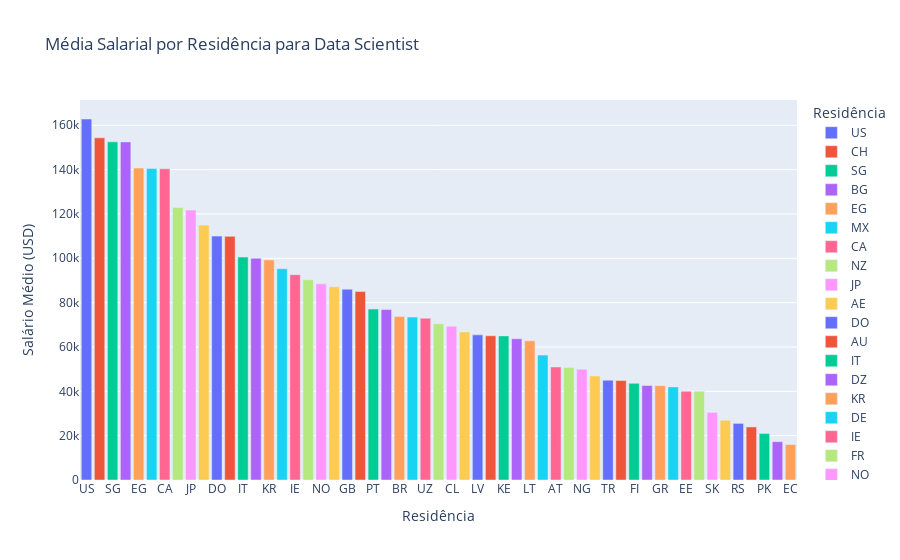

The notebook cell saved with this chart:
### Code cell
# Filtra apenas os cargos de Data Scientist
df_ds = df_limpo[df_limpo['cargo'].str.lower().str.contains('data scientist')]

# Calcula a média salarial por residência
media_residencia = df_ds.groupby('residencia')['usd'].mean().sort_values(ascending=False).reset_index()

import plotly.express as px

fig = px.bar(
    media_residencia,
    x='residencia',
    y='usd',
    title='Média Salarial por Residência para Data Scientist',
    labels={'residencia': 'Residência', 'usd': 'Salário Médio (USD)'},
    color='residencia'
)
fig.show()

### Figure 1 — Plotly figure (JSON) as saved in the notebook; plotly's stock layout.template omitted (floating-point values rounded to 4 significant figures)
{"data": [{"hovertemplate": "Residência=%{x}<br>Salário Médio (USD)=%{y}<extra></extra>", "legendgroup": "US", "marker": {"color": "#636efa", "pattern": {"shape": ""}}, "name": "US", "orientation": "v", "showlegend": true, "textposition": "auto", "type": "bar", "x": ["US"], "xaxis": "x", "y": [162800.0], "yaxis": "y"}, {"hovertemplate": "Residência=%{x}<br>Salário Médio (USD)=%{y}<extra></extra>", "legendgroup": "CH", "marker": {"color": "#EF553B", "pattern": {"shape": ""}}, "name": "CH", "orientation": "v", "showlegend": true, "textposition": "auto", "type": "bar", "x": ["CH"], "xaxis": "x", "y": [154300.0], "yaxis": "y"}, {"hovertemplate": "Residência=%{x}<br>Salário Médio (USD)=%{y}<extra></extra>", "legendgroup": "SG", "marker": {"color": "#00cc96", "pattern": {"shape": ""}}, "name": "SG", "orientation": "v", "showlegend": true, "textposition": "auto", "type": "bar", "x": ["SG"], "xaxis": "x", "y": [152500.0], "yaxis": "y"}, {"hovertemplate": "Residência=%{x}<br>Salário Médio (USD)=%{y}<extra></extra>", "legendgroup": "BG", "marker": {"color": "#ab63fa", "pattern": {"shape": ""}}, "name": "BG", "orientation": "v", "showlegend": true, "textposition": "auto", "type": "bar", "x": ["BG"], "xaxis": "x", "y": [152500.0], "yaxis": "y"}, {"hovertemplate": "Residência=%{x}<br>Salário Médio (USD)=%{y}<extra></extra>", "legendgroup": "EG", "marker": {"color": "#FFA15A", "pattern": {"shape": ""}}, "name": "EG", "orientation": "v", "showlegend": true, "textposition": "auto", "type": "bar", "x": ["EG"], "xaxis": "x", "y": [140700.0], "yaxis": "y"}, {"hovertemplate": "Residência=%{x}<br>Salário Médio (USD)=%{y}<extra></extra>", "legendgroup": "MX", "marker": {"color": "#19d3f3", "pattern": {"shape": ""}}, "name": "MX", "orientation": "v", "showlegend": true, "textposition": "auto", "type": "bar", "x": ["MX"], "xaxis": "x", "y": [140500.0], "yaxis": "y"}, {"hovertemplate": "Residência=%{x}<br>Salário Médio (USD)=%{y}<extra></extra>", "legendgroup": "CA", "marker": {"color": "#FF6692", "pattern": {"shape": ""}}, "name": "CA", "orientation": "v", "showlegend": true, "textposition": "auto", "type": "bar", "x": ["CA"], "xaxis": "x", "y": [140400.0], "yaxis": "y"}, {"hovertemplate": "Residência=%{x}<br>Salário Médio (USD)=%{y}<extra></extra>", "legendgroup": "NZ", "marker": {"color": "#B6E880", "pattern": {"shape": ""}}, "name": "NZ", "orientation": "v", "showlegend": true, "textposition": "auto", "type": "bar", "x": ["NZ"], "xaxis": "x", "y": [122900.0], "yaxis": "y"}, {"hovertemplate": "Residência=%{x}<br>Salário Médio (USD)=%{y}<extra></extra>", "legendgroup": "JP", "marker": {"color": "#FF97FF", "pattern": {"shape": ""}}, "name": "JP", "orientation": "v", "showlegend": true, "textposition": "auto", "type": "bar", "x": ["JP"], "xaxis": "x", "y": [121800.0], "yaxis": "y"}, {"hovertemplate": "Residência=%{x}<br>Salário Médio (USD)=%{y}<extra></extra>", "legendgroup": "AE", "marker": {"color": "#FECB52", "pattern": {"shape": ""}}, "name": "AE", "orientation": "v", "showlegend": true, "textposition": "auto", "type": "bar", "x": ["AE"], "xaxis": "x", "y": [115000.0], "yaxis": "y"}, {"hovertemplate": "Residência=%{x}<br>Salário Médio (USD)=%{y}<extra></extra>", "legendgroup": "DO", "marker": {"color": "#636efa", "pattern": {"shape": ""}}, "name": "DO", "orientation": "v", "showlegend": true, "textposition": "auto", "type": "bar", "x": ["DO"], "xaxis": "x", "y": [110000.0], "yaxis": "y"}, {"hovertemplate": "Residência=%{x}<br>Salário Médio (USD)=%{y}<extra></extra>", "legendgroup": "AU", "marker": {"color": "#EF553B", "pattern": {"shape": ""}}, "name": "AU", "orientation": "v", "showlegend": true, "textposition": "auto", "type": "bar", "x": ["AU"], "xaxis": "x", "y": [109900.0], "yaxis": "y"}, {"hovertemplate": "Residência=%{x}<br>Salário Médio (USD)=%{y}<extra></extra>", "legendgroup": "IT", "marker": {"color": "#00cc96", "pattern": {"shape": ""}}, "name": "IT", "orientation": "v", "showlegend": true, "textposition": "auto", "type": "bar", "x": ["IT"], "xaxis": "x", "y": [100500.0], "yaxis": "y"}, {"hovertemplate": "Residência=%{x}<br>Salário Médio (USD)=%{y}<extra></extra>", "legendgroup": "DZ", "marker": {"color": "#ab63fa", "pattern": {"shape": ""}}, "name": "DZ", "orientation": "v", "showlegend": true, "textposition": "auto", "type": "bar", "x": ["DZ"], "xaxis": "x", "y": [100000.0], "yaxis": "y"}, {"hovertemplate": "Residência=%{x}<br>Salário Médio (USD)=%{y}<extra></extra>", "legendgroup": "KR", "marker": {"color": "#FFA15A", "pattern": {"shape": ""}}, "name": "KR", "orientation": "v", "showlegend": true, "textposition": "auto", "type": "bar", "x": ["KR"], "xaxis": "x", "y": [99270.0], "yaxis": "y"}, {"hovertemplate": "Residência=%{x}<br>Salário Médio (USD)=%{y}<extra></extra>", "legendgroup": "DE", "marker": {"color": "#19d3f3", "pattern": {"shape": ""}}, "name": "DE", "orientation": "v", "showlegend": true, "textposition": "auto", "type": "bar", "x": ["DE"], "xaxis": "x", "y": [95320.0], "yaxis": "y"}, {"hovertemplate": "Residência=%{x}<br>Salário Médio (USD)=%{y}<extra></extra>", "legendgroup": "IE", "marker": {"color": "#FF6692", "pattern": {"shape": ""}}, "name": "IE", "orientation": "v", "showlegend": true, "textposition": "auto", "type": "bar", "x": ["IE"], "xaxis": "x", "y": [92610.0], "yaxis": "y"}, {"hovertemplate": "Residência=%{x}<br>Salário Médio (USD)=%{y}<extra></extra>", "legendgroup": "FR", "marker": {"color": "#B6E880", "pattern": {"shape": ""}}, "name": "FR", "orientation": "v", "showlegend": true, "textposition": "auto", "type": "bar", "x": ["FR"], "xaxis": "x", "y": [90340.0], "yaxis": "y"}, {"hovertemplate": "Residência=%{x}<br>Salário Médio (USD)=%{y}<extra></extra>", "legendgroup": "NO", "marker": {"color": "#FF97FF", "pattern": {"shape": ""}}, "name": "NO", "orientation": "v", "showlegend": true, "textposition": "auto", "type": "bar", "x": ["NO"], "xaxis": "x", "y": [88460.0], "yaxis": "y"}, {"hovertemplate": "Residência=%{x}<br>Salário Médio (USD)=%{y}<extra></extra>", "legendgroup": "SE", "marker": {"color": "#FECB52", "pattern": {"shape": ""}}, "name": "SE", "orientation": "v", "showlegend": true, "textposition": "auto", "type": "bar", "x": ["SE"], "xaxis": "x", "y": [87160.0], "yaxis": "y"}, {"hovertemplate": "Residência=%{x}<br>Salário Médio (USD)=%{y}<extra></extra>", "legendgroup": "GB", "marker": {"color": "#636efa", "pattern": {"shape": ""}}, "name": "GB", "orientation": "v", "showlegend": true, "textposition": "auto", "type": "bar", "x": ["GB"], "xaxis": "x", "y": [86070.0], "yaxis": "y"}, {"hovertemplate": "Residência=%{x}<br>Salário Médio (USD)=%{y}<extra></extra>", "legendgroup": "UA", "marker": {"color": "#EF553B", "pattern": {"shape": ""}}, "name": "UA", "orientation": "v", "showlegend": true, "textposition": "auto", "type": "bar", "x": ["UA"], "xaxis": "x", "y": [85000.0], "yaxis": "y"}, {"hovertemplate": "Residência=%{x}<br>Salário Médio (USD)=%{y}<extra></extra>", "legendgroup": "PT", "marker": {"color": "#00cc96", "pattern": {"shape": ""}}, "name": "PT", "orientation": "v", "showlegend": true, "textposition": "auto", "type": "bar", "x": ["PT"], "xaxis": "x", "y": [77100.0], "yaxis": "y"}, {"hovertemplate": "Residência=%{x}<br>Salário Médio (USD)=%{y}<extra></extra>", "legendgroup": "PH", "marker": {"color": "#ab63fa", "pattern": {"shape": ""}}, "name": "PH", "orientation": "v", "showlegend": true, "textposition": "auto", "type": "bar", "x": ["PH"], "xaxis": "x", "y": [76860.0], "yaxis": "y"}, {"hovertemplate": "Residência=%{x}<br>Salário Médio (USD)=%{y}<extra></extra>", "legendgroup": "BR", "marker": {"color": "#FFA15A", "pattern": {"shape": ""}}, "name": "BR", "orientation": "v", "showlegend": true, "textposition": "auto", "type": "bar", "x": ["BR"], "xaxis": "x", "y": [73720.0], "yaxis": "y"}, {"hovertemplate": "Residência=%{x}<br>Salário Médio (USD)=%{y}<extra></extra>", "legendgroup": "PL", "marker": {"color": "#19d3f3", "pattern": {"shape": ""}}, "name": "PL", "orientation": "v", "showlegend": true, "textposition": "auto", "type": "bar", "x": ["PL"], "xaxis": "x", "y": [73470.0], "yaxis": "y"}, {"hovertemplate": "Residência=%{x}<br>Salário Médio (USD)=%{y}<extra></extra>", "legendgroup": "UZ", "marker": {"color": "#FF6692", "pattern": {"shape": ""}}, "name": "UZ", "orientation": "v", "showlegend": true, "textposition": "auto", "type": "bar", "x": ["UZ"], "xaxis": "x", "y": [73000.0], "yaxis": "y"}, {"hovertemplate": "Residência=%{x}<br>Salário Médio (USD)=%{y}<extra></extra>", "legendgroup": "NL", "marker": {"color": "#B6E880", "pattern": {"shape": ""}}, "name": "NL", "orientation": "v", "showlegend": true, "textposition": "auto", "type": "bar", "x": ["NL"], "xaxis": "x", "y": [70510.0], "yaxis": "y"}, {"hovertemplate": "Residência=%{x}<br>Salário Médio (USD)=%{y}<extra></extra>", "legendgroup": "CL", "marker": {"color": "#FF97FF", "pattern": {"shape": ""}}, "name": "CL", "orientation": "v", "showlegend": true, "textposition": "auto", "type": "bar", "x": ["CL"], "xaxis": "x", "y": [69350.0], "yaxis": "y"}, {"hovertemplate": "Residência=%{x}<br>Salário Médio (USD)=%{y}<extra></extra>", "legendgroup": "BE", "marker": {"color": "#FECB52", "pattern": {"shape": ""}}, "name": "BE", "orientation": "v", "showlegend": true, "textposition": "auto", "type": "bar", "x": ["BE"], "xaxis": "x", "y": [66790.0], "yaxis": "y"}, {"hovertemplate": "Residência=%{x}<br>Salário Médio (USD)=%{y}<extra></extra>", "legendgroup": "LV", "marker": {"color": "#636efa", "pattern": {"shape": ""}}, "name": "LV", "orientation": "v", "showlegend": true, "textposition": "auto", "type": "bar", "x": ["LV"], "xaxis": "x", "y": [65460.0], "yaxis": "y"}, {"hovertemplate": "Residência=%{x}<br>Salário Médio (USD)=%{y}<extra></extra>", "legendgroup": "HK", "marker": {"color": "#EF553B", "pattern": {"shape": ""}}, "name": "HK", "orientation": "v", "showlegend": true, "textposition": "auto", "type": "bar", "x": ["HK"], "xaxis": "x", "y": [65060.0], "yaxis": "y"}, {"hovertemplate": "Residência=%{x}<br>Salário Médio (USD)=%{y}<extra></extra>", "legendgroup": "KE", "marker": {"color": "#00cc96", "pattern": {"shape": ""}}, "name": "KE", "orientation": "v", "showlegend": true, "textposition": "auto", "type": "bar", "x": ["KE"], "xaxis": "x", "y": [65000.0], "yaxis": "y"}, {"hovertemplate": "Residência=%{x}<br>Salário Médio (USD)=%{y}<extra></extra>", "legendgroup": "CY", "marker": {"color": "#ab63fa", "pattern": {"shape": ""}}, "name": "CY", "orientation": "v", "showlegend": true, "textposition": "auto", "type": "bar", "x": ["CY"], "xaxis": "x", "y": [63700.0], "yaxis": "y"}, {"hovertemplate": "Residência=%{x}<br>Salário Médio (USD)=%{y}<extra></extra>", "legendgroup": "LT", "marker": {"color": "#FFA15A", "pattern": {"shape": ""}}, "name": "LT", "orientation": "v", "showlegend": true, "textposition": "auto", "type": "bar", "x": ["LT"], "xaxis": "x", "y": [62760.0], "yaxis": "y"}, {"hovertemplate": "Residência=%{x}<br>Salário Médio (USD)=%{y}<extra></extra>", "legendgroup": "RU", "marker": {"color": "#19d3f3", "pattern": {"shape": ""}}, "name": "RU", "orientation": "v", "showlegend": true, "textposition": "auto", "type": "bar", "x": ["RU"], "xaxis": "x", "y": [56330.0], "yaxis": "y"}, {"hovertemplate": "Residência=%{x}<br>Salário Médio (USD)=%{y}<extra></extra>", "legendgroup": "AT", "marker": {"color": "#FF6692", "pattern": {"shape": ""}}, "name": "AT", "orientation": "v", "showlegend": true, "textposition": "auto", "type": "bar", "x": ["AT"], "xaxis": "x", "y": [50980.0], "yaxis": "y"}, {"hovertemplate": "Residência=%{x}<br>Salário Médio (USD)=%{y}<extra></extra>", "legendgroup": "AD", "marker": {"color": "#B6E880", "pattern": {"shape": ""}}, "name": "AD", "orientation": "v", "showlegend": true, "textposition": "auto", "type": "bar", "x": ["AD"], "xaxis": "x", "y": [50740.0], "yaxis": "y"}, {"hovertemplate": "Residência=%{x}<br>Salário Médio (USD)=%{y}<extra></extra>", "legendgroup": "NG", "marker": {"color": "#FF97FF", "pattern": {"shape": ""}}, "name": "NG", "orientation": "v", "showlegend": true, "textposition": "auto", "type": "bar", "x": ["NG"], "xaxis": "x", "y": [50000.0], "yaxis": "y"}, {"hovertemplate": "Residência=%{x}<br>Salário Médio (USD)=%{y}<extra></extra>", "legendgroup": "ES", "marker": {"color": "#FECB52", "pattern": {"shape": ""}}, "name": "ES", "orientation": "v", "showlegend": true, "textposition": "auto", "type": "bar", "x": ["ES"], "xaxis": "x", "y": [46930.0], "yaxis": "y"}, {"hovertemplate": "Residência=%{x}<br>Salário Médio (USD)=%{y}<extra></extra>", "legendgroup": "TR", "marker": {"color": "#636efa", "pattern": {"shape": ""}}, "name": "TR", "orientation": "v", "showlegend": true, "textposition": "auto", "type": "bar", "x": ["TR"], "xaxis": "x", "y": [45020.0], "yaxis": "y"}, {"hovertemplate": "Residência=%{x}<br>Salário Médio (USD)=%{y}<extra></extra>", "legendgroup": "ZA", "marker": {"color": "#EF553B", "pattern": {"shape": ""}}, "name": "ZA", "orientation": "v", "showlegend": true, "textposition": "auto", "type": "bar", "x": ["ZA"], "xaxis": "x", "y": [44870.0], "yaxis": "y"}, {"hovertemplate": "Residência=%{x}<br>Salário Médio (USD)=%{y}<extra></extra>", "legendgroup": "FI", "marker": {"color": "#00cc96", "pattern": {"shape": ""}}, "name": "FI", "orientation": "v", "showlegend": true, "textposition": "auto", "type": "bar", "x": ["FI"], "xaxis": "x", "y": [43610.0], "yaxis": "y"}, {"hovertemplate": "Residência=%{x}<br>Salário Médio (USD)=%{y}<extra></extra>", "legendgroup": "IN", "marker": {"color": "#ab63fa", "pattern": {"shape": ""}}, "name": "IN", "orientation": "v", "showlegend": true, "textposition": "auto", "type": "bar", "x": ["IN"], "xaxis": "x", "y": [42640.0], "yaxis": "y"}, {"hovertemplate": "Residência=%{x}<br>Salário Médio (USD)=%{y}<extra></extra>", "legendgroup": "GR", "marker": {"color": "#FFA15A", "pattern": {"shape": ""}}, "name": "GR", "orientation": "v", "showlegend": true, "textposition": "auto", "type": "bar", "x": ["GR"], "xaxis": "x", "y": [42540.0], "yaxis": "y"}, {"hovertemplate": "Residência=%{x}<br>Salário Médio (USD)=%{y}<extra></extra>", "legendgroup": "AR", "marker": {"color": "#19d3f3", "pattern": {"shape": ""}}, "name": "AR", "orientation": "v", "showlegend": true, "textposition": "auto", "type": "bar", "x": ["AR"], "xaxis": "x", "y": [42000.0], "yaxis": "y"}, {"hovertemplate": "Residência=%{x}<br>Salário Médio (USD)=%{y}<extra></extra>", "legendgroup": "EE", "marker": {"color": "#FF6692", "pattern": {"shape": ""}}, "name": "EE", "orientation": "v", "showlegend": true, "textposition": "auto", "type": "bar", "x": ["EE"], "xaxis": "x", "y": [40000.0], "yaxis": "y"}, {"hovertemplate": "Residência=%{x}<br>Salário Médio (USD)=%{y}<extra></extra>", "legendgroup": "RO", "marker": {"color": "#B6E880", "pattern": {"shape": ""}}, "name": "RO", "orientation": "v", "showlegend": true, "textposition": "auto", "type": "bar", "x": ["RO"], "xaxis": "x", "y": [39990.0], "yaxis": "y"}, {"hovertemplate": "Residência=%{x}<br>Salário Médio (USD)=%{y}<extra></extra>", "legendgroup": "SK", "marker": {"color": "#FF97FF", "pattern": {"shape": ""}}, "name": "SK", "orientation": "v", "showlegend": true, "textposition": "auto", "type": "bar", "x": ["SK"], "xaxis": "x", "y": [30520.0], "yaxis": "y"}, {"hovertemplate": "Residência=%{x}<br>Salário Médio (USD)=%{y}<extra></extra>", "legendgroup": "TH", "marker": {"color": "#FECB52", "pattern": {"shape": ""}}, "name": "TH", "orientation": "v", "showlegend": true, "textposition": "auto", "type": "bar", "x": ["TH"], "xaxis": "x", "y": [26960.0], "yaxis": "y"}, {"hovertemplate": "Residência=%{x}<br>Salário Médio (USD)=%{y}<extra></extra>", "legendgroup": "RS", "marker": {"color": "#636efa", "pattern": {"shape": ""}}, "name": "RS", "orientation": "v", "showlegend": true, "textposition": "auto", "type": "bar", "x": ["RS"], "xaxis": "x", "y": [25530.0], "yaxis": "y"}, {"hovertemplate": "Residência=%{x}<br>Salário Médio (USD)=%{y}<extra></extra>", "legendgroup": "HU", "marker": {"color": "#EF553B", "pattern": {"shape": ""}}, "name": "HU", "orientation": "v", "showlegend": true, "textposition": "auto", "type": "bar", "x": ["HU"], "xaxis": "x", "y": [23940.0], "yaxis": "y"}, {"hovertemplate": "Residência=%{x}<br>Salário Médio (USD)=%{y}<extra></extra>", "legendgroup": "PK", "marker": {"color": "#00cc96", "pattern": {"shape": ""}}, "name": "PK", "orientation": "v", "showlegend": true, "textposition": "auto", "type": "bar", "x": ["PK"], "xaxis": "x", "y": [21000.0], "yaxis": "y"}, {"hovertemplate": "Residência=%{x}<br>Salário Médio (USD)=%{y}<extra></extra>", "legendgroup": "TW", "marker": {"color": "#ab63fa", "pattern": {"shape": ""}}, "name": "TW", "orientation": "v", "showlegend": true, "textposition": "auto", "type": "bar", "x": ["TW"], "xaxis": "x", "y": [17280.0], "yaxis": "y"}, {"hovertemplate": "Residência=%{x}<br>Salário Médio (USD)=%{y}<extra></extra>", "legendgroup": "EC", "marker": {"color": "#FFA15A", "pattern": {"shape": ""}}, "name": "EC", "orientation": "v", "showlegend": true, "textposition": "auto", "type": "bar", "x": ["EC"], "xaxis": "x", "y": [16000.0], "yaxis": "y"}], "layout": {"barmode": "relative", "legend": {"title": {"text": "Residência"}, "tracegroupgap": 0}, "title": {"text": "Média Salarial por Residência para Data Scientist"}, "xaxis": {"anchor": "y", "categoryarray": ["US", "CH", "SG", "BG", "EG", "MX", "CA", "NZ", "JP", "AE", "DO", "AU", "IT", "DZ", "KR", "DE", "IE", "FR", "NO", "SE", "GB", "UA", "PT", "PH", "BR", "PL", "UZ", "NL", "CL", "BE", "LV", "HK", "KE", "CY", "LT", "RU", "AT", "AD", "NG", "ES", "TR", "ZA", "FI", "IN", "GR", "AR", "EE", "RO", "SK", "TH", "RS", "HU", "PK", "TW", "EC"], "categoryorder": "array", "domain": [0, 1], "title": {"text": "Residência"}}, "yaxis": {"anchor": "x", "domain": [0, 1], "title": {"text": "Salário Médio (USD)"}}}}
